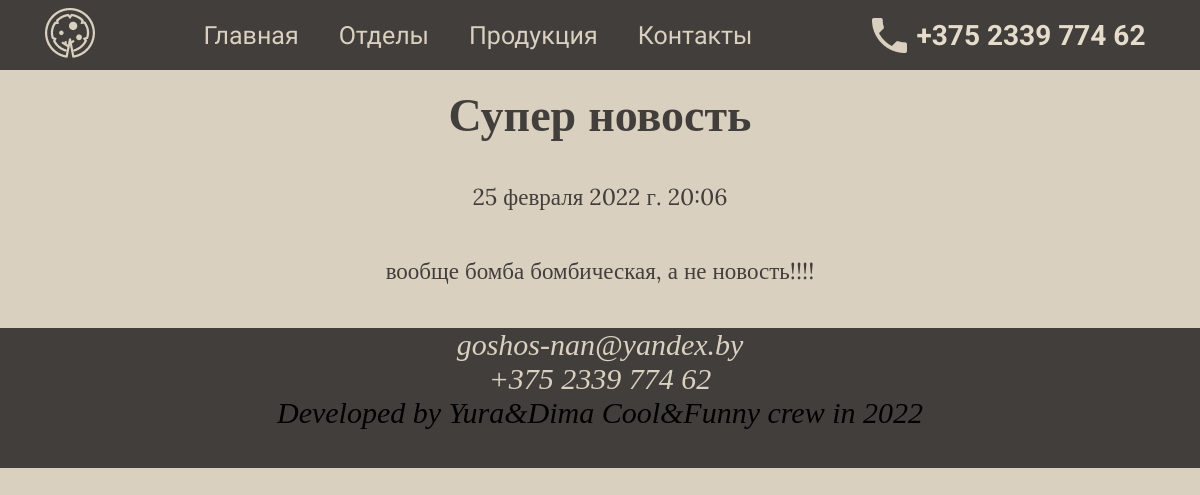
Screenshot of /news/1 with the database file from the repository.
### news/models.py (models this page shows, shortened)
class Articles(models.Model):
    title = models.CharField('Название', max_length=100)
    anons = models.CharField('Анонс', max_length=250)
    text = models.TextField('Статья')
    date = models.DateTimeField('Дата публикации', auto_now_add=True)
    class Meta:
        verbose_name = 'Новость'
        verbose_name_plural = 'Новости'
        ordering = ['-date']

### news/views.py (the view)
# urls.py: path('<int:pk>', views.NewsDetailView.as_view(), name='news-detail'),
class NewsDetailView(DetailView):
    model = Articles
    template_name = 'news/details_view.html'
    context_object_name = 'article'

### templates/news/details_view.html (shortened to what this page needs)
{% extends 'main/base.html' %}
{% block content %}
    <div class="features">
        <h1>{{ article.title }}</h1>
        <p>{{ article.date }}</p>
        <p>{{ article.text }}</p>
    </div>
{% endblock %}

### static/main/css/main.css (style rules this page uses)
body { margin: 0; padding: 0; background: #D9D0C0; }
.features { display: flex; flex-direction: column; font-size: 23px; font-family: Lora; font-style: normal; font-weight: normal; font-size: 23px; line-height: 28px; color: #423E3B; justify-content: center; align-items: center; width: 100%; }

### rows the page displays
Articles: title "Супер новость", date "25 февраля 2022 г. 20:06", text "вообще бомба бомбическая, а не новость!!!!"
